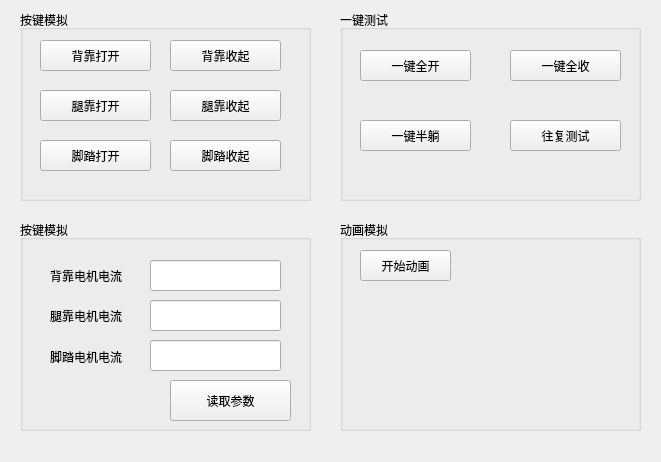
<?xml version="1.0" encoding="UTF-8"?>
<ui version="4.0">
 <class>SCButton</class>
 <widget class="QWidget" name="SCButton">
  <property name="geometry">
   <rect>
    <x>0</x>
    <y>0</y>
    <width>661</width>
    <height>462</height>
   </rect>
  </property>
  <property name="windowTitle">
   <string>Form</string>
  </property>
  <widget class="QGroupBox" name="groupBox">
   <property name="geometry">
    <rect>
     <x>20</x>
     <y>10</y>
     <width>291</width>
     <height>191</height>
    </rect>
   </property>
   <property name="title">
    <string>按键模拟</string>
   </property>
   <widget class="QToolButton" name="tbnMotorBackOpen">
    <property name="geometry">
     <rect>
      <x>20</x>
      <y>30</y>
      <width>111</width>
      <height>31</height>
     </rect>
    </property>
    <property name="text">
     <string>背靠打开</string>
    </property>
   </widget>
   <widget class="QToolButton" name="tbnMotorLegOpen">
    <property name="geometry">
     <rect>
      <x>20</x>
      <y>80</y>
      <width>111</width>
      <height>31</height>
     </rect>
    </property>
    <property name="text">
     <string>腿靠打开</string>
    </property>
   </widget>
   <widget class="QToolButton" name="tbnMotorFootOpen">
    <property name="geometry">
     <rect>
      <x>20</x>
      <y>130</y>
      <width>111</width>
      <height>31</height>
     </rect>
    </property>
    <property name="text">
     <string>脚踏打开</string>
    </property>
   </widget>
   <widget class="QToolButton" name="tbnMotorBackClose">
    <property name="geometry">
     <rect>
      <x>150</x>
      <y>30</y>
      <width>111</width>
      <height>31</height>
     </rect>
    </property>
    <property name="text">
     <string>背靠收起</string>
    </property>
   </widget>
   <widget class="QToolButton" name="tbnMotorLegClose">
    <property name="geometry">
     <rect>
      <x>150</x>
      <y>80</y>
      <width>111</width>
      <height>31</height>
     </rect>
    </property>
    <property name="text">
     <string>腿靠收起</string>
    </property>
   </widget>
   <widget class="QToolButton" name="tbnMotorFootClose">
    <property name="geometry">
     <rect>
      <x>150</x>
      <y>130</y>
      <width>111</width>
      <height>31</height>
     </rect>
    </property>
    <property name="text">
     <string>脚踏收起</string>
    </property>
   </widget>
  </widget>
  <widget class="QGroupBox" name="groupBox_2">
   <property name="geometry">
    <rect>
     <x>340</x>
     <y>10</y>
     <width>301</width>
     <height>191</height>
    </rect>
   </property>
   <property name="title">
    <string>一键测试</string>
   </property>
   <widget class="QToolButton" name="tbnFastOpen">
    <property name="geometry">
     <rect>
      <x>20</x>
      <y>40</y>
      <width>111</width>
      <height>31</height>
     </rect>
    </property>
    <property name="text">
     <string>一键全开</string>
    </property>
   </widget>
   <widget class="QToolButton" name="tbnFastClose">
    <property name="geometry">
     <rect>
      <x>170</x>
      <y>40</y>
      <width>111</width>
      <height>31</height>
     </rect>
    </property>
    <property name="text">
     <string>一键全收</string>
    </property>
   </widget>
   <widget class="QToolButton" name="tbnHalf">
    <property name="geometry">
     <rect>
      <x>20</x>
      <y>110</y>
      <width>111</width>
      <height>31</height>
     </rect>
    </property>
    <property name="text">
     <string>一键半躺</string>
    </property>
   </widget>
   <widget class="QToolButton" name="tbnOpenCLose">
    <property name="geometry">
     <rect>
      <x>170</x>
      <y>110</y>
      <width>111</width>
      <height>31</height>
     </rect>
    </property>
    <property name="text">
     <string>往复测试</string>
    </property>
   </widget>
  </widget>
  <widget class="QGroupBox" name="groupBox_3">
   <property name="geometry">
    <rect>
     <x>20</x>
     <y>220</y>
     <width>291</width>
     <height>211</height>
    </rect>
   </property>
   <property name="title">
    <string>按键模拟</string>
   </property>
   <widget class="QToolButton" name="tbnReadCurrent">
    <property name="geometry">
     <rect>
      <x>150</x>
      <y>160</y>
      <width>121</width>
      <height>41</height>
     </rect>
    </property>
    <property name="text">
     <string>读取参数</string>
    </property>
   </widget>
   <widget class="QLineEdit" name="leMotorBackCurrent">
    <property name="geometry">
     <rect>
      <x>130</x>
      <y>40</y>
      <width>131</width>
      <height>31</height>
     </rect>
    </property>
   </widget>
   <widget class="QLineEdit" name="leMotorLegCurrent">
    <property name="geometry">
     <rect>
      <x>130</x>
      <y>80</y>
      <width>131</width>
      <height>31</height>
     </rect>
    </property>
   </widget>
   <widget class="QLineEdit" name="leMotorFootCurrent">
    <property name="geometry">
     <rect>
      <x>130</x>
      <y>120</y>
      <width>131</width>
      <height>31</height>
     </rect>
    </property>
   </widget>
   <widget class="QLabel" name="label">
    <property name="geometry">
     <rect>
      <x>30</x>
      <y>40</y>
      <width>91</width>
      <height>31</height>
     </rect>
    </property>
    <property name="text">
     <string>背靠电机电流</string>
    </property>
   </widget>
   <widget class="QLabel" name="label_2">
    <property name="geometry">
     <rect>
      <x>30</x>
      <y>80</y>
      <width>91</width>
      <height>31</height>
     </rect>
    </property>
    <property name="text">
     <string>腿靠电机电流</string>
    </property>
   </widget>
   <widget class="QLabel" name="label_3">
    <property name="geometry">
     <rect>
      <x>30</x>
      <y>121</y>
      <width>81</width>
      <height>31</height>
     </rect>
    </property>
    <property name="text">
     <string>脚踏电机电流</string>
    </property>
   </widget>
  </widget>
  <widget class="QGroupBox" name="groupBox_4">
   <property name="geometry">
    <rect>
     <x>340</x>
     <y>220</y>
     <width>301</width>
     <height>211</height>
    </rect>
   </property>
   <property name="title">
    <string>动画模拟</string>
   </property>
   <widget class="QToolButton" name="toolButton_9">
    <property name="geometry">
     <rect>
      <x>20</x>
      <y>30</y>
      <width>91</width>
      <height>31</height>
     </rect>
    </property>
    <property name="text">
     <string>开始动画</string>
    </property>
   </widget>
  </widget>
 </widget>
 <resources/>
 <connections/>
</ui>
